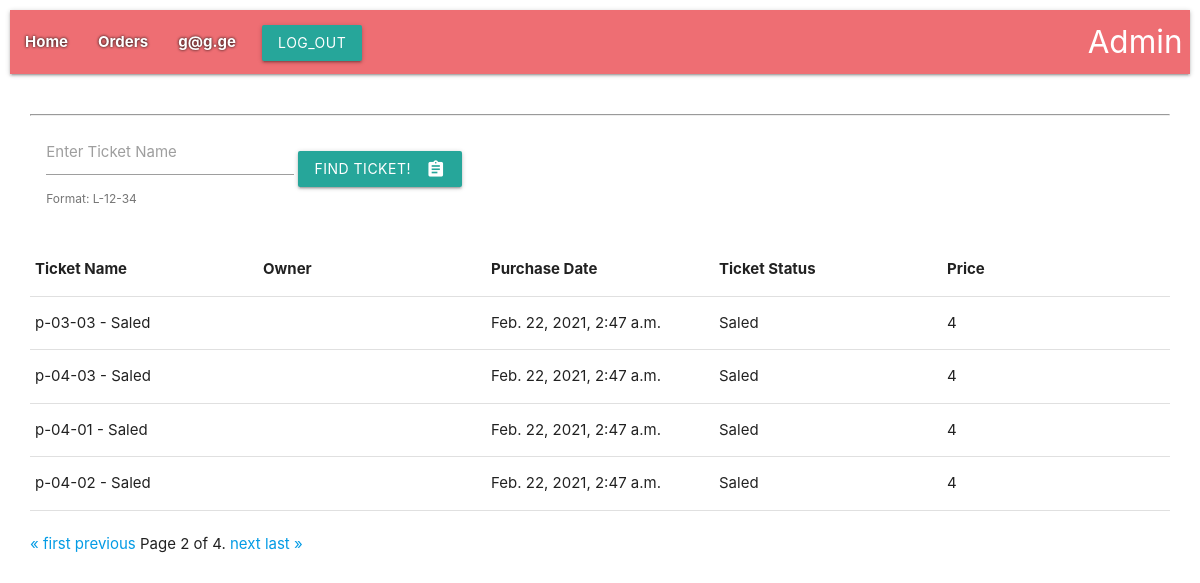
Screenshot of /orders/?page=2&name= (signed in) with the database file from the repository.
### user/models.py (models this page shows, shortened)
class User(AbstractUser):
    username = None
    email = models.EmailField(_('email address'), unique=True)
    salary = models.DecimalField(
        max_digits=8, decimal_places=2,
        verbose_name=_('Salary'), help_text='in Lari)', default=Decimal(100)
    )
    phone_number = models.CharField(max_length=50, verbose_name=_('Phone Number'))
    objects = UserManager()
    USERNAME_FIELD = 'email'
    REQUIRED_FIELDS = []
    class Meta:
        verbose_name = _('Employee')
        verbose_name_plural = _('Employees')

### tickets/models.py (models this page shows, shortened)
class Order(models.Model):
    ticket = models.OneToOneField(
        to='Ticket', on_delete=models.CASCADE,
        related_name='orders'
    )
    t_price = models.IntegerField(default=0)
    sale_date = models.DateTimeField(verbose_name="Sale time", auto_now_add=True)
    user = models.ForeignKey(to='user.User', on_delete=models.PROTECT, related_name='orders')
    class Meta:
        verbose_name = _('Order')
        verbose_name_plural = _('Orders')

class Ticket(models.Model):
    name = models.CharField(max_length=24, verbose_name='Name')
    start_time = models.DateTimeField(verbose_name='Start time', default=datetime(2021, 2, 3))
    end_time = models.DateTimeField(verbose_name="End time", default=datetime(2021, 2, 4))
    code = models.IntegerField(unique=True)
    price = models.IntegerField(default=12)
    class StatusType(TextChoices):
        FREE = 'Free', _("Free")
        SALED = 'Saled', _("Saled")
    status = models.CharField(max_length=5, choices=StatusType.choices, default=StatusType.FREE)
    def __str__(self):
        return f'{self.name} - {self.status}'
    class Meta:
        verbose_name = _('Ticket')
        verbose_name_plural = _('Tickets')

### tickets/views.py (the view)
# urls.py: path('orders/', lr(order), name='order'),
def order(request: WSGIRequest):
    order_q = Q()
    q1 = request.GET.get('name')
    if q1:
        order_q &= Q(ticket__name__icontains=q1)
    order_list = Order.objects.filter(order_q).order_by('-pk')
    paginator = Paginator(order_list, 4)  # Show 12 contacts per page.
    page_number = request.GET.get('page')
    page_obj = paginator.get_page(page_number)
    context = {
        'page_obj': page_obj,
    }
    return render(request=request, template_name='tickets/orders.html', context=context)

### templates/tickets/orders.html
{% extends 'base.html' %}
{% block content %}
<div class="row">
</div>
<div style="padding:0 20px">
    <div class="row">
        <form class="col s12 m5 l5" action="." method="get">
            <div class="row">
                <div class="col s12">
                    <div class="input-field inline">
                        <input id="search_ticket" type="text" name="name" value="{{ request.GET.name }}">
                        <label for="search_ticket">Enter Ticket Name</label>
                        <span class="helper-text" data-error="wrong" data-success="right">Format: L-12-34</span>
                    </div>
                    <button class="btn waves-effect waves-light" type="submit" name="action">Find Ticket!
                        <i class="material-icons right">assignment</i>
                    </button>
                </div>
            </div>
        </form>
        <hr>
        <table>
            <thead>
            <tr>
                <th style="width: 20%">Ticket Name</th>
                <th style="width: 20%">Owner</th>
                <th style="width: 20%">Purchase Date</th>
                <th style="width: 20%">Ticket Status</th>
                <th style="width: 20%">Price</th>
            </tr>
            </thead>
        </table>
        {% for ticket in page_obj %}
        <table>
            <tbody>
            <tr>
                <td style="width: 20%">{{ ticket.ticket }}</td>
                <td style="width: 20%">{{ ticket.ticket.user }}</td>
                <td style="width: 20%">{{ ticket.sale_date }}</td>
                <td style="width: 20%">{{ ticket.ticket.status }}</td>
                <td style="width: 20%">{{ ticket.t_price }}</td>
            </tr>
            </tbody>
        </table>
        {% endfor %}
<br>
        <div class="pagination">
    <span class="step-links">
        {% if page_obj.has_previous %}
            <a href="?page=1&name={{ request.GET.name }}">&laquo; first</a>
            <a href="?page={{ page_obj.previous_page_number }}&name={{ request.GET.name }}">previous</a>
        {% endif %}
        <span class="current">
            Page {{ page_obj.number }} of {{ page_obj.paginator.num_pages }}.
        </span>
        {% if page_obj.has_next %}
            <a href="?page={{ page_obj.next_page_number }}&name={{ request.GET.name }}">next</a>
            <a href="?page={{ page_obj.paginator.num_pages }}&name={{ request.GET.name }}">last &raquo;</a>
        {% endif %}
    </span>
        </div>
    </div>
</div>
{% endblock %}

### templates/partials/header.html (shortened to what this page needs)
<nav style="padding= 20px;">
    <div class="nav-wrapper">
      <ul id="nav-mobile" class="left hide-on-med-and-down">
        <li style="color: rgb(100,30,30); font-weight: bold; text-shadow: 0 0 3px #000000;"><a href="{% url 'tickets:index' %}">Home</a></li>
        {% if user.is_authenticated %}
          <li style="color: rgb(100,30,30); font-weight: bold; text-shadow: 0 0 3px #000000;"><a href="{% url 'tickets:order' %}">Orders</a></li>
          <li style="color: rgb(100,30,30); font-weight: bold; text-shadow: 0 0 3px #000000;"><a href="{% url 'tickets:personal' %}">{{ user.email }}</a></li>
          <li>
            <form action="{% url 'user:user_logout' %}" method="POST">
                <div class="row">
                    <div class="col s12">
                        <button class="btn waves-effect waves-light" type="submit" name="action">
                            Log_out
                        </button>
                    </div>
                </div>
            </form>
        {% else %}
        <li><a href="{% url 'user:user_login' %}" style="color: rgb(100,30,30); font-weight: bold; text-shadow: 0 0 3px #ffffff; float: right;">
            Log-in
        </a></li>
        {% endif %}
          <li><a href="{% url 'admin:index' %}" class="brand-logo right">
              Admin</a></li>
      </ul>
    </div>
</nav>

### rows the page displays
User: email "g@g.ge"
Order: ticket "p-03-03 - Saled", sale_date "Feb. 22, 2021, 2:47 a.m.", ticket.status "Saled", t_price "4"
Order: ticket "p-04-03 - Saled", sale_date "Feb. 22, 2021, 2:47 a.m.", ticket.status "Saled", t_price "4"
Order: ticket "p-04-01 - Saled", sale_date "Feb. 22, 2021, 2:47 a.m.", ticket.status "Saled", t_price "4"
Order: ticket "p-04-02 - Saled", sale_date "Feb. 22, 2021, 2:47 a.m.", ticket.status "Saled", t_price "4"

### other values shown
{{ page_obj.number }} "2"
{{ page_obj.paginator.num_pages }} "4"
